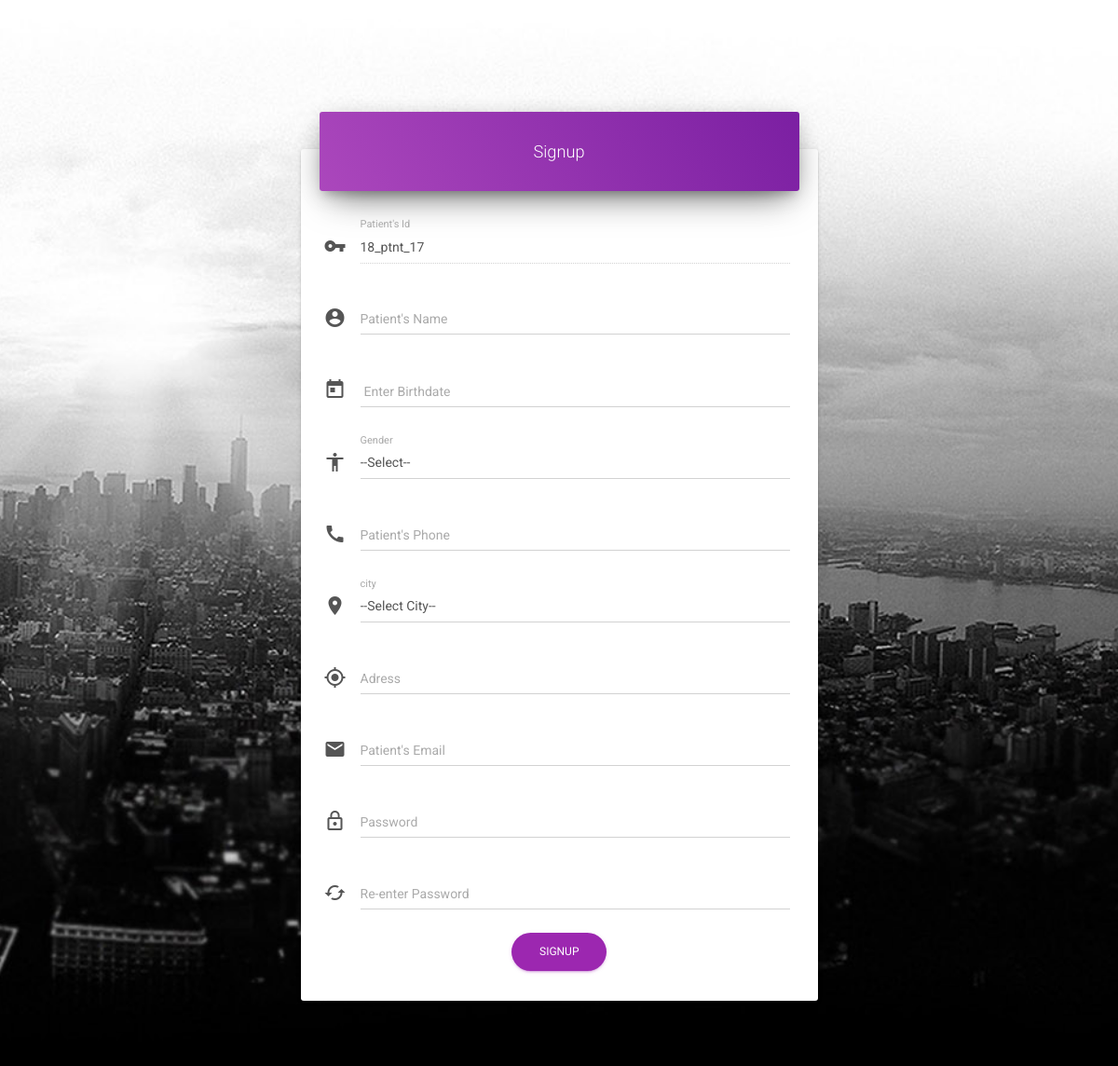
/patient_signup.php, run on an earlier commit of the app's database.
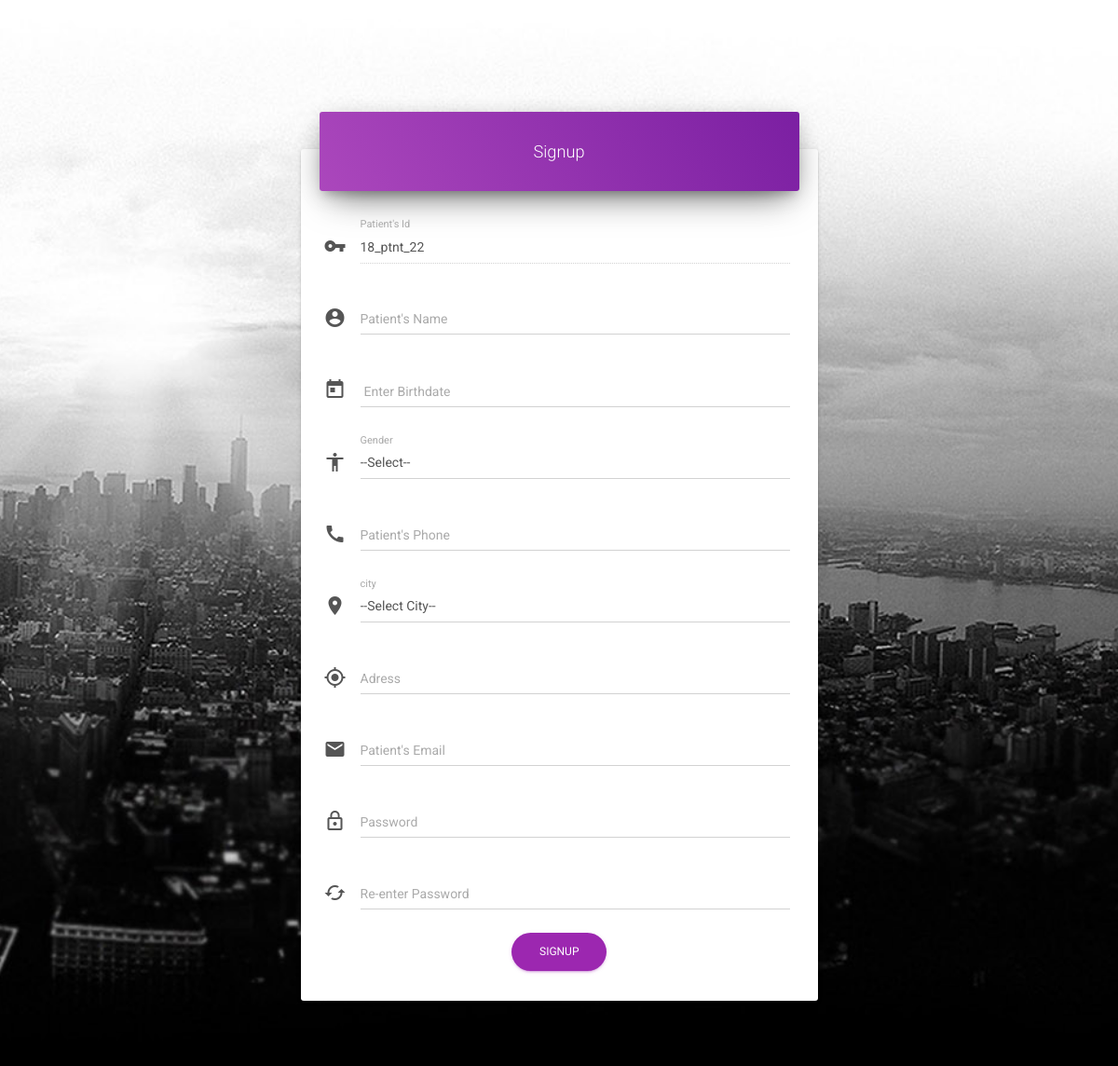
And on a later commit of the database.
### tables this page shows
CREATE TABLE `patient` (
  `count` int(10) NOT NULL,
  `patient_id` varchar(15) NOT NULL,
  `patient_name` varchar(30) NOT NULL,
  `patient_gender` varchar(10) NOT NULL,
  `patient_email` varchar(50) NOT NULL,
  `patient_phone` varchar(15) NOT NULL,
  `patient_dob` date NOT NULL,
  `patient_type` tinyint(1) NOT NULL,
  `patient_address` varchar(100) NOT NULL,
  `patient_password` varchar(50) NOT NULL,
  `relative_name` varchar(30) NOT NULL,
  `relative_contact` varchar(15) NOT NULL,
  `added_by` varchar(15) NOT NULL,
  `doj` timestamp(6) NOT NULL DEFAULT CURRENT_TIMESTAMP(6)
);

### assets/modules/global_module.php (called while the page is built, shortened)
<?php
function key_engine($for)
{
	include("assets/modules/db_config.php");
	if($for == "patient")
	{
		$key = $for."_id";
		$sql_test = "select $key from $for order by count desc limit 1";
		$result_test = mysqli_query($conn,$sql_test);
		if($result_test)
		{
			$row=mysqli_fetch_row($result_test);
			$data = explode("_",$row[0]);
			$initial = $data[1];
			$number = $data[2];
			$year_new = date("y");
			$number_new = $number+1;
			$key = $year_new."_".$initial."_".$number_new;
			return $key;
		}
		else
		{
			return ";_;";
		}
    }
}
?>

### patient_signup.php (the view, shortened to what the changed rows need)
<?php
include("assets/modules/global_module.php");
?>
  <!doctype html>
<html lang="en">
<head>
  <link rel="stylesheet" href="https://maxcdn.bootstrapcdn.com/font-awesome/latest/css/font-awesome.min.css" />
    <link href="assets/css/bootstrap.min.css" rel="stylesheet" />
    <link href="assets/css/material-kit.css" rel="stylesheet"/>
</head>
<body class="index-page">
        <div class="section  section-signup" style="background-image: url('assets/img/city.jpg'); background-size: cover;background-attachment: fixed;
    background-position: center;
    background-repeat: no-repeat; min-height: 700px;">
      <div class="container">
        <div class="row">
          <div class="col-md-6 col-md-offset-3">
            <div class="card card-signup" >
              <form class="form" method=POST>
                <div class="content">
                  <div class="input-group">
                    <div class="form-group label-floating">
                <label class="control-label">Patient's Id</label>
                    <input type="text" name=p_id value="<?php echo key_engine("patient"); ?>" class="form-control" disabled>
                  </div>
                  </div>
                </div>
              </form>
            </div>
          </div>
        </div>
      </div>
    </div>
</body>
</html>

What changed in the data, as far as the page shows it:
removed patient: p_id "18_ptnt_17"
added patient: p_id "18_ptnt_22"
